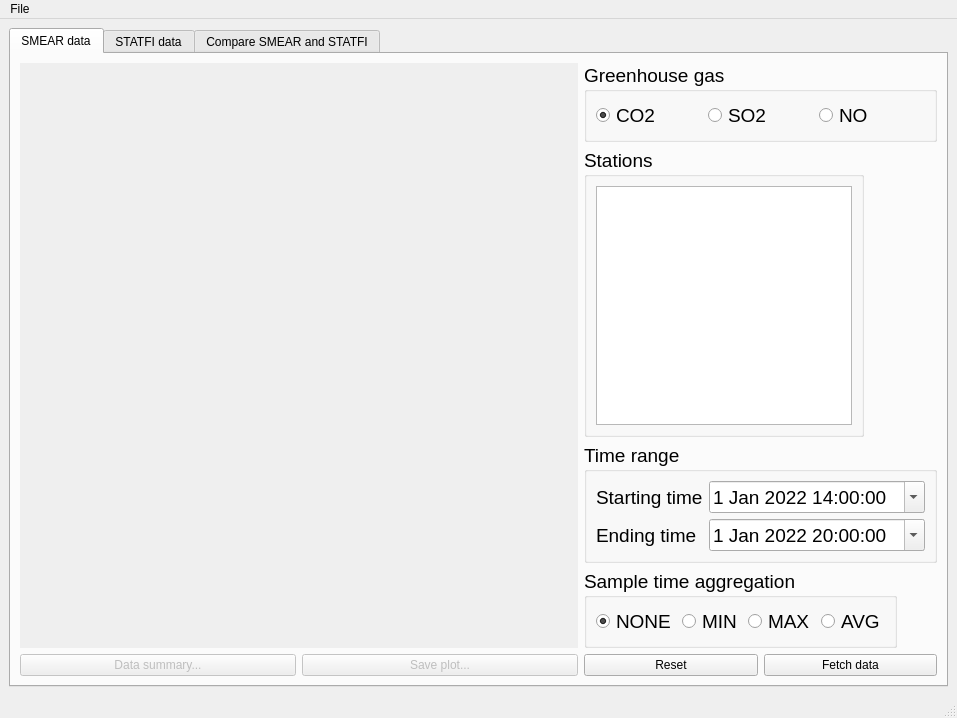
<?xml version="1.0" encoding="UTF-8"?>
<ui version="4.0">
 <class>MainWindow</class>
 <widget class="QMainWindow" name="MainWindow">
  <property name="geometry">
   <rect>
    <x>0</x>
    <y>0</y>
    <width>957</width>
    <height>717</height>
   </rect>
  </property>
  <property name="windowTitle">
   <string>Greenhouse gas monitoring</string>
  </property>
  <widget class="QWidget" name="centralwidget">
   <layout class="QHBoxLayout" name="horizontalLayout_2">
    <item>
     <widget class="QTabWidget" name="tabWidget">
      <property name="currentIndex">
       <number>0</number>
      </property>
      <widget class="QWidget" name="SMEAR_tab">
       <attribute name="title">
        <string>SMEAR data</string>
       </attribute>
       <layout class="QGridLayout" name="gridLayout_2">
        <item row="0" column="0" rowspan="4">
         <widget class="MplWidget" name="SMEAR_plot" native="true">
          <property name="sizePolicy">
           <sizepolicy hsizetype="Expanding" vsizetype="Expanding">
            <horstretch>0</horstretch>
            <verstretch>0</verstretch>
           </sizepolicy>
          </property>
          <property name="autoFillBackground">
           <bool>true</bool>
          </property>
         </widget>
        </item>
        <item row="0" column="1">
         <widget class="QGroupBox" name="SMEAR_gas_group">
          <property name="sizePolicy">
           <sizepolicy hsizetype="Preferred" vsizetype="Preferred">
            <horstretch>0</horstretch>
            <verstretch>0</verstretch>
           </sizepolicy>
          </property>
          <property name="font">
           <font>
            <pointsize>14</pointsize>
           </font>
          </property>
          <property name="title">
           <string>Greenhouse gas</string>
          </property>
          <layout class="QGridLayout" name="gridLayout_3">
           <item row="0" column="0">
            <widget class="QRadioButton" name="SMEAR_co2_radio_button">
             <property name="text">
              <string>CO2</string>
             </property>
             <property name="checked">
              <bool>true</bool>
             </property>
            </widget>
           </item>
           <item row="0" column="1">
            <widget class="QRadioButton" name="SMEAR_so2_radio_button">
             <property name="text">
              <string>SO2</string>
             </property>
            </widget>
           </item>
           <item row="0" column="2">
            <widget class="QRadioButton" name="SMEAR_no_radio_button">
             <property name="text">
              <string>NO</string>
             </property>
            </widget>
           </item>
          </layout>
         </widget>
        </item>
        <item row="1" column="1">
         <widget class="QGroupBox" name="SMEAR_stations_group">
          <property name="sizePolicy">
           <sizepolicy hsizetype="Fixed" vsizetype="Preferred">
            <horstretch>0</horstretch>
            <verstretch>0</verstretch>
           </sizepolicy>
          </property>
          <property name="font">
           <font>
            <pointsize>14</pointsize>
           </font>
          </property>
          <property name="title">
           <string>Stations</string>
          </property>
          <layout class="QVBoxLayout" name="verticalLayout_2">
           <item>
            <widget class="QListWidget" name="SMEAR_stations_list">
             <property name="selectionMode">
              <enum>QAbstractItemView::MultiSelection</enum>
             </property>
             <property name="wordWrap">
              <bool>true</bool>
             </property>
             <property name="sortingEnabled">
              <bool>true</bool>
             </property>
            </widget>
           </item>
          </layout>
         </widget>
        </item>
        <item row="2" column="1">
         <widget class="QGroupBox" name="SMEAR_time_group">
          <property name="sizePolicy">
           <sizepolicy hsizetype="Fixed" vsizetype="Preferred">
            <horstretch>0</horstretch>
            <verstretch>0</verstretch>
           </sizepolicy>
          </property>
          <property name="font">
           <font>
            <pointsize>14</pointsize>
           </font>
          </property>
          <property name="title">
           <string>Time range</string>
          </property>
          <layout class="QVBoxLayout" name="verticalLayout_3">
           <item>
            <layout class="QGridLayout" name="gridLayout">
             <item row="0" column="0">
              <widget class="QLabel" name="SMEAR_start_time_label">
               <property name="text">
                <string>Starting time</string>
               </property>
              </widget>
             </item>
             <item row="1" column="1">
              <widget class="QDateTimeEdit" name="SMEAR_end_time_edit">
               <property name="dateTime">
                <datetime>
                 <hour>20</hour>
                 <minute>0</minute>
                 <second>0</second>
                 <year>2022</year>
                 <month>1</month>
                 <day>1</day>
                </datetime>
               </property>
               <property name="calendarPopup">
                <bool>true</bool>
               </property>
              </widget>
             </item>
             <item row="0" column="1">
              <widget class="QDateTimeEdit" name="SMEAR_start_time_edit">
               <property name="dateTime">
                <datetime>
                 <hour>14</hour>
                 <minute>0</minute>
                 <second>0</second>
                 <year>2022</year>
                 <month>1</month>
                 <day>1</day>
                </datetime>
               </property>
               <property name="calendarPopup">
                <bool>true</bool>
               </property>
              </widget>
             </item>
             <item row="1" column="0">
              <widget class="QLabel" name="SMEAR_end_time_label">
               <property name="text">
                <string>Ending time</string>
               </property>
              </widget>
             </item>
            </layout>
           </item>
          </layout>
         </widget>
        </item>
        <item row="3" column="1">
         <widget class="QGroupBox" name="SMEAR_aggregation_group">
          <property name="sizePolicy">
           <sizepolicy hsizetype="Fixed" vsizetype="Preferred">
            <horstretch>0</horstretch>
            <verstretch>0</verstretch>
           </sizepolicy>
          </property>
          <property name="font">
           <font>
            <pointsize>14</pointsize>
           </font>
          </property>
          <property name="title">
           <string>Sample time aggregation</string>
          </property>
          <layout class="QGridLayout" name="gridLayout_12" columnstretch="0,0,0,0" columnminimumwidth="0,0,0,0">
           <item row="0" column="0">
            <widget class="QRadioButton" name="SMEAR_none_radio_button">
             <property name="text">
              <string>NONE</string>
             </property>
             <property name="checked">
              <bool>true</bool>
             </property>
            </widget>
           </item>
           <item row="0" column="1">
            <widget class="QRadioButton" name="SMEAR_min_radio_button">
             <property name="text">
              <string>MIN</string>
             </property>
            </widget>
           </item>
           <item row="0" column="2">
            <widget class="QRadioButton" name="SMEAR_max_radio_button">
             <property name="text">
              <string>MAX</string>
             </property>
            </widget>
           </item>
           <item row="0" column="3">
            <widget class="QRadioButton" name="SMEAR_avg_radio_button">
             <property name="text">
              <string>AVG</string>
             </property>
            </widget>
           </item>
          </layout>
         </widget>
        </item>
        <item row="4" column="0">
         <layout class="QHBoxLayout" name="horizontalLayout_4">
          <item>
           <widget class="QPushButton" name="SMEAR_summary_button">
            <property name="enabled">
             <bool>false</bool>
            </property>
            <property name="text">
             <string>Data summary...</string>
            </property>
           </widget>
          </item>
          <item>
           <widget class="QPushButton" name="SMEAR_save_plot_button">
            <property name="enabled">
             <bool>false</bool>
            </property>
            <property name="text">
             <string>Save plot...</string>
            </property>
           </widget>
          </item>
         </layout>
        </item>
        <item row="4" column="1">
         <layout class="QHBoxLayout" name="horizontalLayout">
          <item>
           <widget class="QPushButton" name="SMEAR_reset_button">
            <property name="text">
             <string>Reset</string>
            </property>
           </widget>
          </item>
          <item>
           <widget class="QPushButton" name="SMEAR_fetch_button">
            <property name="text">
             <string>Fetch data</string>
            </property>
           </widget>
          </item>
         </layout>
        </item>
       </layout>
      </widget>
      <widget class="QWidget" name="STATFI_tab">
       <attribute name="title">
        <string>STATFI data</string>
       </attribute>
       <layout class="QGridLayout" name="gridLayout_5">
        <item row="3" column="1">
         <widget class="QPushButton" name="STATFI_reset_button">
          <property name="text">
           <string>Reset</string>
          </property>
         </widget>
        </item>
        <item row="0" column="1" colspan="2">
         <widget class="QGroupBox" name="STATFI_figures_group">
          <property name="font">
           <font>
            <pointsize>14</pointsize>
           </font>
          </property>
          <property name="title">
           <string>Figures</string>
          </property>
          <layout class="QGridLayout" name="gridLayout_4">
           <item row="0" column="0">
            <widget class="QListWidget" name="STATFI_figures_list">
             <property name="selectionMode">
              <enum>QAbstractItemView::MultiSelection</enum>
             </property>
             <property name="wordWrap">
              <bool>true</bool>
             </property>
             <property name="sortingEnabled">
              <bool>true</bool>
             </property>
            </widget>
           </item>
          </layout>
         </widget>
        </item>
        <item row="3" column="2">
         <widget class="QPushButton" name="STATFI_fetch_button">
          <property name="text">
           <string>Fetch data</string>
          </property>
         </widget>
        </item>
        <item row="2" column="1" colspan="2">
         <widget class="QGroupBox" name="STATFI_visualization_group">
          <property name="font">
           <font>
            <pointsize>14</pointsize>
           </font>
          </property>
          <property name="title">
           <string>Visualization type</string>
          </property>
          <layout class="QGridLayout" name="gridLayout_7">
           <item row="0" column="0">
            <widget class="QRadioButton" name="STATFI_bar_chart_radio_button">
             <property name="text">
              <string>Bar chart</string>
             </property>
            </widget>
           </item>
           <item row="0" column="1">
            <widget class="QRadioButton" name="STATFI_line_graph_radio_button">
             <property name="text">
              <string>Line graph</string>
             </property>
             <property name="checked">
              <bool>true</bool>
             </property>
            </widget>
           </item>
          </layout>
         </widget>
        </item>
        <item row="1" column="1" colspan="2">
         <widget class="QGroupBox" name="STATFI_years_group">
          <property name="font">
           <font>
            <pointsize>14</pointsize>
           </font>
          </property>
          <property name="title">
           <string>Years</string>
          </property>
          <layout class="QGridLayout" name="gridLayout_6">
           <item row="0" column="0">
            <widget class="QListWidget" name="STATFI_years_list">
             <property name="selectionMode">
              <enum>QAbstractItemView::MultiSelection</enum>
             </property>
             <property name="wordWrap">
              <bool>true</bool>
             </property>
             <property name="sortingEnabled">
              <bool>true</bool>
             </property>
            </widget>
           </item>
          </layout>
         </widget>
        </item>
        <item row="0" column="0" rowspan="3">
         <widget class="MplWidget" name="STATFI_plot" native="true">
          <property name="sizePolicy">
           <sizepolicy hsizetype="Expanding" vsizetype="Expanding">
            <horstretch>0</horstretch>
            <verstretch>0</verstretch>
           </sizepolicy>
          </property>
          <property name="autoFillBackground">
           <bool>true</bool>
          </property>
         </widget>
        </item>
        <item row="3" column="0">
         <widget class="QPushButton" name="STATFI_save_plot_button">
          <property name="enabled">
           <bool>false</bool>
          </property>
          <property name="text">
           <string>Save plot...</string>
          </property>
         </widget>
        </item>
       </layout>
      </widget>
      <widget class="QWidget" name="compare_tab">
       <attribute name="title">
        <string>Compare SMEAR and STATFI</string>
       </attribute>
       <layout class="QGridLayout" name="gridLayout_8">
        <item row="0" column="1">
         <widget class="QGroupBox" name="compare_STATFI_figures_group">
          <property name="sizePolicy">
           <sizepolicy hsizetype="Fixed" vsizetype="Preferred">
            <horstretch>0</horstretch>
            <verstretch>0</verstretch>
           </sizepolicy>
          </property>
          <property name="font">
           <font>
            <pointsize>14</pointsize>
           </font>
          </property>
          <property name="title">
           <string>STATFI Figures</string>
          </property>
          <layout class="QGridLayout" name="gridLayout_10">
           <item row="0" column="0">
            <widget class="QListWidget" name="compare_STATFI_figures_list">
             <property name="selectionMode">
              <enum>QAbstractItemView::MultiSelection</enum>
             </property>
             <property name="wordWrap">
              <bool>true</bool>
             </property>
             <property name="sortingEnabled">
              <bool>true</bool>
             </property>
            </widget>
           </item>
          </layout>
         </widget>
        </item>
        <item row="1" column="1">
         <widget class="QGroupBox" name="compare_STATFI_years_group">
          <property name="sizePolicy">
           <sizepolicy hsizetype="Fixed" vsizetype="Preferred">
            <horstretch>0</horstretch>
            <verstretch>0</verstretch>
           </sizepolicy>
          </property>
          <property name="font">
           <font>
            <pointsize>14</pointsize>
           </font>
          </property>
          <property name="title">
           <string>STATFI years range</string>
          </property>
          <layout class="QGridLayout" name="gridLayout_9">
           <item row="0" column="0">
            <widget class="QListWidget" name="compare_STATFI_years_list">
             <property name="selectionMode">
              <enum>QAbstractItemView::MultiSelection</enum>
             </property>
             <property name="wordWrap">
              <bool>true</bool>
             </property>
             <property name="sortingEnabled">
              <bool>true</bool>
             </property>
            </widget>
           </item>
          </layout>
         </widget>
        </item>
        <item row="2" column="1">
         <widget class="QGroupBox" name="compare_SMEAR_gas_group">
          <property name="sizePolicy">
           <sizepolicy hsizetype="Fixed" vsizetype="Preferred">
            <horstretch>0</horstretch>
            <verstretch>0</verstretch>
           </sizepolicy>
          </property>
          <property name="font">
           <font>
            <pointsize>14</pointsize>
           </font>
          </property>
          <property name="title">
           <string>SMEAR greenhouse gas</string>
          </property>
          <layout class="QGridLayout" name="gridLayout_11">
           <item row="0" column="0">
            <widget class="QRadioButton" name="compare_co2_radio_button">
             <property name="text">
              <string>CO2</string>
             </property>
             <property name="checked">
              <bool>true</bool>
             </property>
            </widget>
           </item>
           <item row="0" column="1">
            <widget class="QRadioButton" name="compare_so2_radio_button">
             <property name="text">
              <string>SO2</string>
             </property>
            </widget>
           </item>
           <item row="0" column="2">
            <widget class="QRadioButton" name="compare_no_radio_button">
             <property name="text">
              <string>NO</string>
             </property>
            </widget>
           </item>
          </layout>
         </widget>
        </item>
        <item row="3" column="1">
         <widget class="QGroupBox" name="compare_SMEAR_stations_group">
          <property name="sizePolicy">
           <sizepolicy hsizetype="Fixed" vsizetype="Preferred">
            <horstretch>0</horstretch>
            <verstretch>0</verstretch>
           </sizepolicy>
          </property>
          <property name="font">
           <font>
            <pointsize>14</pointsize>
           </font>
          </property>
          <property name="title">
           <string>SMEAR Stations</string>
          </property>
          <layout class="QGridLayout" name="gridLayout_14">
           <item row="0" column="0">
            <widget class="QListWidget" name="compare_SMEAR_stations_list">
             <property name="selectionMode">
              <enum>QAbstractItemView::MultiSelection</enum>
             </property>
             <property name="wordWrap">
              <bool>true</bool>
             </property>
             <property name="sortingEnabled">
              <bool>true</bool>
             </property>
            </widget>
           </item>
          </layout>
         </widget>
        </item>
        <item row="4" column="1">
         <widget class="QGroupBox" name="compare_SMEAR_years_group">
          <property name="sizePolicy">
           <sizepolicy hsizetype="Fixed" vsizetype="Preferred">
            <horstretch>0</horstretch>
            <verstretch>0</verstretch>
           </sizepolicy>
          </property>
          <property name="font">
           <font>
            <pointsize>14</pointsize>
           </font>
          </property>
          <property name="title">
           <string>SMEAR years range</string>
          </property>
          <layout class="QGridLayout" name="gridLayout_13">
           <item row="0" column="0">
            <widget class="QListWidget" name="compare_SMEAR_years_list">
             <property name="selectionMode">
              <enum>QAbstractItemView::MultiSelection</enum>
             </property>
             <property name="wordWrap">
              <bool>true</bool>
             </property>
             <property name="sortingEnabled">
              <bool>true</bool>
             </property>
            </widget>
           </item>
          </layout>
         </widget>
        </item>
        <item row="5" column="1">
         <layout class="QHBoxLayout" name="horizontalLayout_3">
          <item>
           <widget class="QPushButton" name="compare_reset_button">
            <property name="text">
             <string>Reset</string>
            </property>
           </widget>
          </item>
          <item>
           <widget class="QPushButton" name="compare_fetch_button">
            <property name="text">
             <string>Fetch data</string>
            </property>
           </widget>
          </item>
         </layout>
        </item>
        <item row="0" column="0" rowspan="5">
         <widget class="MplWidget" name="compare_plot" native="true">
          <property name="sizePolicy">
           <sizepolicy hsizetype="Expanding" vsizetype="Expanding">
            <horstretch>0</horstretch>
            <verstretch>0</verstretch>
           </sizepolicy>
          </property>
          <property name="autoFillBackground">
           <bool>true</bool>
          </property>
         </widget>
        </item>
        <item row="5" column="0">
         <widget class="QPushButton" name="compare_save_plot_button">
          <property name="enabled">
           <bool>false</bool>
          </property>
          <property name="text">
           <string>Save plot...</string>
          </property>
         </widget>
        </item>
       </layout>
      </widget>
     </widget>
    </item>
   </layout>
  </widget>
  <widget class="QMenuBar" name="menubar">
   <property name="geometry">
    <rect>
     <x>0</x>
     <y>0</y>
     <width>957</width>
     <height>21</height>
    </rect>
   </property>
   <widget class="QMenu" name="menuFile">
    <property name="title">
     <string>File</string>
    </property>
    <addaction name="actionImport_Settings"/>
    <addaction name="actionExport_Settings"/>
   </widget>
   <addaction name="menuFile"/>
  </widget>
  <widget class="QStatusBar" name="statusbar"/>
  <action name="actionImport_Settings">
   <property name="text">
    <string>&amp;Import Settings...</string>
   </property>
   <property name="toolTip">
    <string>Import previously saved choices</string>
   </property>
   <property name="shortcut">
    <string>Ctrl+I</string>
   </property>
  </action>
  <action name="actionExport_Settings">
   <property name="text">
    <string>&amp;Export Settings...</string>
   </property>
   <property name="toolTip">
    <string>Save current choices to a file</string>
   </property>
   <property name="shortcut">
    <string>Ctrl+E</string>
   </property>
  </action>
 </widget>
 <customwidgets>
  <customwidget>
   <class>MplWidget</class>
   <extends>QWidget</extends>
   <header>mplwidget.h</header>
   <container>1</container>
  </customwidget>
 </customwidgets>
 <resources/>
 <connections/>
</ui>
